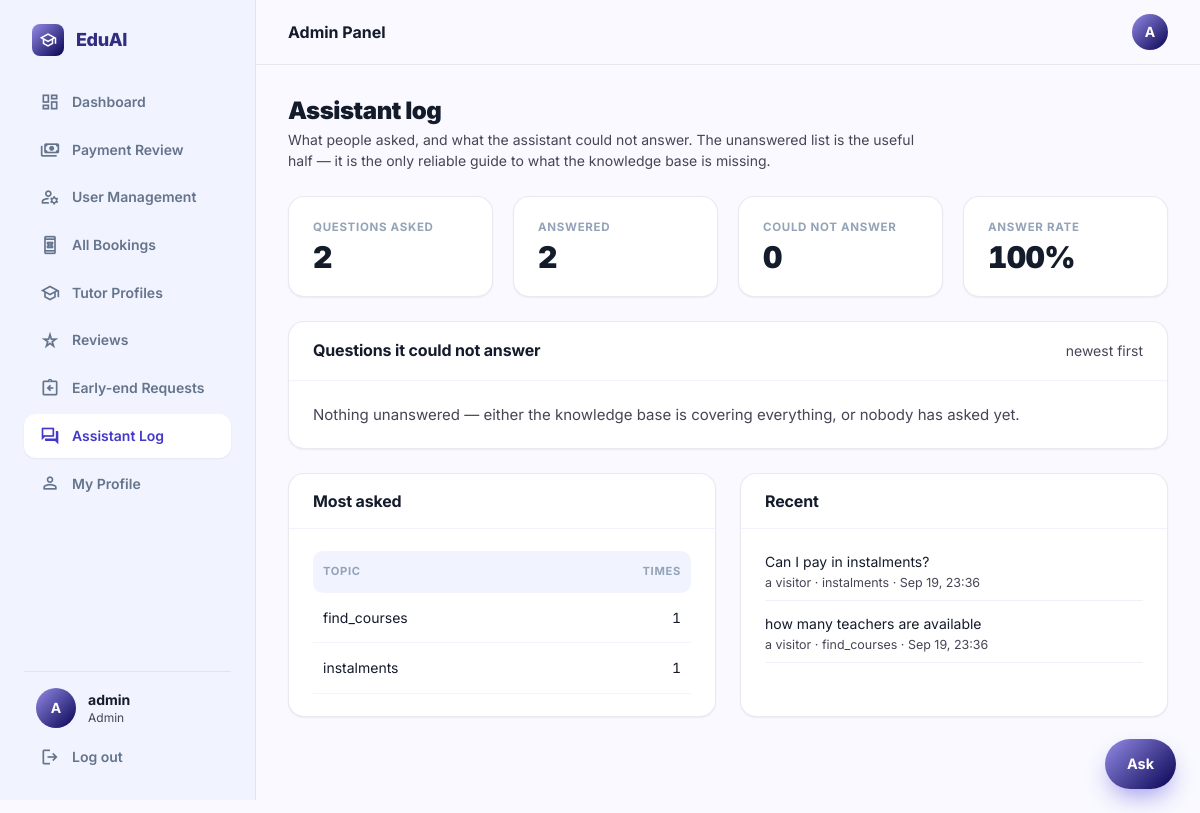
The page /admin-panel/chat/ (signed in) on the database its author committed.
### accounts/models.py (models this page shows, shortened)
class User(AbstractUser):
    ROLE_CHOICES = (
        ('student', 'Student'),
        ('tutor', 'Tutor'),
    )
    VERIFICATION_STATUS_CHOICES = (
        ('unverified', 'Not submitted'),
        ('pending', 'Pending review'),
        ('verified', 'Verified'),
        ('rejected', 'Rejected'),
    )
    role = models.CharField(max_length=10, choices=ROLE_CHOICES)
    avatar = models.ImageField(upload_to='avatars/', blank=True, null=True)
    phone = models.CharField(max_length=20, blank=True, null=True)
    education = models.CharField(max_length=150, blank=True, null=True,
                                  help_text='e.g. BSc in CSE, Dhaka University')
    id_card_number = models.CharField(max_length=40, blank=True, null=True,
                                      help_text='University ID card number')
    id_card_front = models.ImageField(upload_to='id_cards/', storage=private_storage,
                                      blank=True, null=True)
    id_card_back = models.ImageField(upload_to='id_cards/', storage=private_storage,
                                     blank=True, null=True)
    bio = models.TextField(blank=True, null=True)
    nid_number = models.CharField(max_length=30, blank=True, null=True)
    nid_image = models.ImageField(upload_to='nid_cards/', storage=private_storage,
                                  blank=True, null=True,
                                  help_text='Photo/scan of the NID — required for tutor registration')
    nid_verification_status = models.CharField(
        max_length=10, choices=VERIFICATION_STATUS_CHOICES, default='unverified',
    )

### chatbot/models.py (models this page shows, shortened)
class ChatMessage(models.Model):
    user = models.ForeignKey(User, on_delete=models.SET_NULL, null=True,
                             blank=True, related_name='chat_messages')
    session_key = models.CharField(max_length=40, blank=True, default='',
                                   db_index=True)
    question = models.TextField()
    intent = models.CharField(max_length=40, blank=True, default='', db_index=True)
    confidence = models.FloatField(default=0.0)
    answered = models.BooleanField(default=False, db_index=True)
    asked_at = models.DateTimeField(auto_now_add=True, db_index=True)
    class Meta:
        ordering = ['-asked_at']
        indexes = [models.Index(fields=['answered', '-asked_at'])]

### quick_tutor/admin_views.py (the view)
        def wrapper(request, *args, **kwargs):
            if not request.user.is_authenticated:
                return redirect('login')
            if not test(request.user):
                messages.error(request, denial)
                return redirect('home')
            return view_fn(request, *args, **kwargs)

### chatbot/context_processors.py (called while the page is built)
def assistant(request):
    return {'chat_starters': json.dumps(list(_starters(request.user)))}

### chatbot/views.py (called while the page is built, shortened)
def _starters(user):
    if not user.is_authenticated:
        return ('How much does a tutor cost?',
                'How do I book a tutor?',
                'How do refunds work?',
                'How do I become a tutor?')
    if user.is_staff or user.is_superuser:
        return ('What needs reviewing?',
                'How many payments are waiting?',
                'How much is owed in refunds?')

### quick_tutor/admin_views.py (called while the page is built)
def _gate(test, denial):
    def decorator(view_fn):
        def wrapper(request, *args, **kwargs):
            if not request.user.is_authenticated:
                return redirect('login')
            if not test(request.user):
                messages.error(request, denial)
                return redirect('home')
            return view_fn(request, *args, **kwargs)
        wrapper.__name__ = view_fn.__name__
        wrapper.__doc__ = view_fn.__doc__
        return wrapper
    return decorator

@staff_required
def admin_chat_log(request):
    from chatbot.models import ChatMessage
    total = ChatMessage.objects.count()
    answered = ChatMessage.objects.filter(answered=True).count()
    rate = round(answered * 100 / total) if total else 0
    unanswered = (ChatMessage.objects.filter(answered=False)
                  .order_by('-asked_at')[:40])
    popular = (ChatMessage.objects.filter(answered=True)
               .values('intent')
               .annotate(times=Count('id'))
               .order_by('-times')[:12])
    return render(request, 'admin_panel/chat_log.html', {
        'total': total,
        'answered': answered,
        'unanswered_count': total - answered,
        'rate': rate,
        'unanswered': unanswered,
        'popular': popular,
        'recent': ChatMessage.objects.select_related('user')[:25],
    })

### quick_tutor/templatetags/assets.py (called while the page is built)
def _version(path):
    try:
        absolute = finders.find(path)
        if absolute and os.path.exists(absolute):
            return str(int(os.path.getmtime(absolute)))
    except Exception:                      # pragma: no cover - never break a page
        pass
    return ''

@register.simple_tag
def static_v(path):
    url = static(path)
    if settings.DEBUG:
        stamp = _version(path)
    else:
        if path not in _versions:
            _versions[path] = _version(path)
        stamp = _versions[path]
    return f'{url}?v={stamp}' if stamp else url

### templates/admin_panel/chat_log.html (shortened to what this page needs)
{% extends 'base/luminary_base.html' %}
{% block nav_admin_chat %}is-active{% endblock %}
{% block pagehead %}
<div class="pagehead">
  <div class="container">
    <div class="pagehead__title">
      <h1>Assistant log</h1>
    </div>
    <p>What people asked, and what the assistant could not answer. The
       unanswered list is the useful half — it is the only reliable guide to
       what the knowledge base is missing.</p>
  </div>
</div>
{% endblock %}
{% block content %}
<div class="stack">
  <div class="grid grid--stats">
    <div class="stat">
      <div class="stat__label">Questions asked</div>
      <div class="stat__value">{{ total }}</div>
    </div>
    <div class="stat stat--green">
      <div class="stat__label">Answered</div>
      <div class="stat__value">{{ answered }}</div>
    </div>
    <div class="stat stat--amber">
      <div class="stat__label">Could not answer</div>
      <div class="stat__value">{{ unanswered_count }}</div>
    </div>
    <div class="stat stat--blue">
      <div class="stat__label">Answer rate</div>
      <div class="stat__value">{{ rate }}%</div>
    </div>
  </div>
  <section class="card">
    <div class="card__head">
      <h3>Questions it could not answer</h3>
      <span class="small muted">newest first</span>
    </div>
    <div class="card__body">
      {% if unanswered %}
      <p class="small muted" style="margin-bottom:14px">
        Each of these is a candidate for a new entry in
        <code>chatbot/knowledge.py</code>. Adding one is a data change, not a
        code change.
      </p>
      <div class="tablewrap">
        <table class="data">
          <thead>
            <tr><th>Question</th><th>Closest guess</th>
                <th class="right">Confidence</th><th>When</th></tr>
          </thead>
          <tbody>
            {% for m in unanswered %}
            <tr>
              <td>{{ m.question|truncatechars:90 }}</td>
              <td class="muted small">{{ m.intent|default:"—" }}</td>
              <td class="right num">{{ m.confidence|floatformat:2 }}</td>
              <td class="muted small nowrap">{{ m.asked_at|date:"M j, H:i" }}</td>
            </tr>
            {% endfor %}
          </tbody>
        </table>
      </div>
      {% else %}
      <p class="muted">Nothing unanswered — either the knowledge base is
         covering everything, or nobody has asked yet.</p>
      {% endif %}
    </div>
  </section>
  <div class="grid grid--2">
    <section class="card">
      <div class="card__head"><h3>Most asked</h3></div>
      <div class="card__body">
        {% if popular %}
        <div class="tablewrap">
          <table class="data">
            <thead><tr><th>Topic</th><th class="right">Times</th></tr></thead>
            <tbody>
              {% for row in popular %}
              <tr>
                <td>{{ row.intent }}</td>
                <td class="right num">{{ row.times }}</td>
              </tr>
              {% endfor %}
            </tbody>
          </table>
        </div>
        {% else %}
        <p class="muted">No answered questions yet.</p>
        {% endif %}
      </div>
    </section>
    <section class="card">
      <div class="card__head"><h3>Recent</h3></div>
      <div class="card__body">
        {% if recent %}
        <div class="stack-s">
          {% for m in recent %}
          <div style="padding-bottom:8px;border-bottom:1px solid var(--line-2)">
            <div class="small">{{ m.question|truncatechars:70 }}</div>
            <div class="xsmall muted">
              {{ m.user.username|default:"a visitor" }} ·
              {% if m.answered %}{{ m.intent }}{% else %}<span style="color:var(--amber)">no answer</span>{% endif %} ·
              {{ m.asked_at|date:"M j, H:i" }}
            </div>
          </div>
          {% endfor %}
        </div>
        {% else %}
        <p class="muted">Nothing yet.</p>
        {% endif %}
      </div>
    </section>
  </div>
</div>
{% endblock %}

### templates/base/luminary_base.html (shortened to what this page needs)
<!DOCTYPE html>
{% load static %}
{% load assets %}
<html lang="en">
<head>
<link rel="stylesheet" href="{% static_v 'css/eduai.css' %}"/>
</head>
<body>
<div class="app">
<aside class="sidebar">
  <a href="/" class="brand">
    <span class="brand__tile"><span class="ms" aria-hidden="true">school</span></span>
    EduAI
  </a>
  <nav class="sidenav" aria-label="Main">
    {% if user.is_authenticated %}
    <a href="/dashboard/" class="{% block nav_dashboard %}{% endblock %}"><span class="ms" aria-hidden="true">dashboard</span> Dashboard</a>
    {% endif %}
    {% if not user.is_authenticated %}
    <a href="/"><span class="ms" aria-hidden="true">home</span> Home</a>
    <a href="/tutors/" class="{% block nav_browse %}{% endblock %}"><span class="ms" aria-hidden="true">search</span> Find Tutors</a>
    <a href="/reviews/" class="{% block nav_reviews %}{% endblock %}"><span class="ms" aria-hidden="true">star_rate</span> Student Reviews</a>
    {% elif user.is_superuser or user.is_staff %}
    <a href="/payments/manage/" class="{% block nav_pay_admin %}{% endblock %}"><span class="ms" aria-hidden="true">payments</span> Payment Review</a>
    <a href="/admin-panel/users/" class="{% block nav_admin_users %}{% endblock %}"><span class="ms" aria-hidden="true">manage_accounts</span> User Management</a>
    <a href="/admin-panel/bookings/" class="{% block nav_all_bookings %}{% endblock %}"><span class="ms" aria-hidden="true">book_online</span> All Bookings</a>
    <a href="/admin-panel/tutors/" class="{% block nav_admin_tutors %}{% endblock %}"><span class="ms" aria-hidden="true">school</span> Tutor Profiles</a>
    <a href="/admin-panel/reviews/" class="{% block nav_admin_reviews %}{% endblock %}"><span class="ms" aria-hidden="true">star_rate</span> Reviews</a>
    <a href="/admin-panel/requests/" class="{% block nav_admin_requests %}{% endblock %}"><span class="ms" aria-hidden="true">assignment_return</span> Early-end Requests</a>
    <a href="/admin-panel/chat/" class="{% block nav_admin_chat %}{% endblock %}"><span class="ms" aria-hidden="true">forum</span> Assistant Log</a>
    {% endif %}
    {% if user.is_authenticated %}
    <a href="/accounts/profile/" class="{% block nav_profile %}{% endblock %}"><span class="ms" aria-hidden="true">person</span> My Profile</a>
    {% endif %}
  </nav>
  <div class="sidebar__foot">
    {% if user.is_authenticated %}
    <div class="sidebar__user">
      {% if user.avatar %}
        <img src="{{ user.avatar.url }}" alt="" class="avatar" style="width:40px;height:40px;border-radius:9999px">
      {% else %}
        <span class="avatar" style="width:40px;height:40px;border-radius:9999px">{{ user.username|upper|first }}</span>
      {% endif %}
      <div style="min-width:0">
        <p class="sidebar__name">{{ user.get_full_name|default:user.username }}</p>
        <p class="sidebar__role">{% if user.is_superuser or user.is_staff %}Admin{% else %}{{ user.role }}{% endif %}</p>
      </div>
    </div>
    <a href="/accounts/logout/" class="sidebar__logout"><span class="ms" aria-hidden="true">logout</span> Log out</a>
    {% else %}
    <a href="/accounts/register/" class="btn btn--primary btn--block">Join for free</a>
    <a href="/accounts/login/" class="btn btn--secondary btn--block">Log in</a>
    {% endif %}
  </div>
</aside>
<div class="app__main">
  <header class="appbar">
    <p class="appbar__title">{% block appbar_title %}{% if user.is_superuser or user.is_staff %}Admin Panel{% elif user.role == 'student' %}Student Portal{% elif user.role == 'tutor' %}Tutor Portal{% else %}EduAI{% endif %}{% endblock %}</p>
    <div class="appbar__right">
      {% if user.is_authenticated %}
      <a href="/accounts/profile/" title="{{ user.username }}">
        {% if user.avatar %}
          <img src="{{ user.avatar.url }}" alt="{{ user.username }}" class="avatar"/>
        {% else %}
          <span class="avatar">{{ user.username|upper|first }}</span>
        {% endif %}
      </a>
      {% else %}
      <div class="appbar__guest">
        <a href="/accounts/login/" class="btn btn--quiet btn--sm">Log in</a>
        <a href="/accounts/register/" class="btn btn--primary btn--sm">Join</a>
      </div>
      {% endif %}
    </div>
  </header>
  {% block pagehead %}{% endblock %}
  {% block main %}
  <main class="page">
    <div class="container">
      {% block content %}{% endblock %}
    </div>
  </main>
  {% endblock %}
</div>
</div>
{% include 'chatbot/widget.html' %}
</body>
</html>

### rows shown on the page
User: username|first "A", get_full_name "admin"
ChatMessage: intent "find_courses", times "1", question "how many teachers are available", user.username "a visitor", asked_at "Sep 19, 23:36"
ChatMessage: intent "instalments", times "1", question "Can I pay in instalments?", user.username "a visitor", asked_at "Sep 19, 23:36"

### other values the page prints
{{ total }} "2"
{{ answered }} "2"
{{ unanswered_count }} "0"
{{ rate }} "100"
